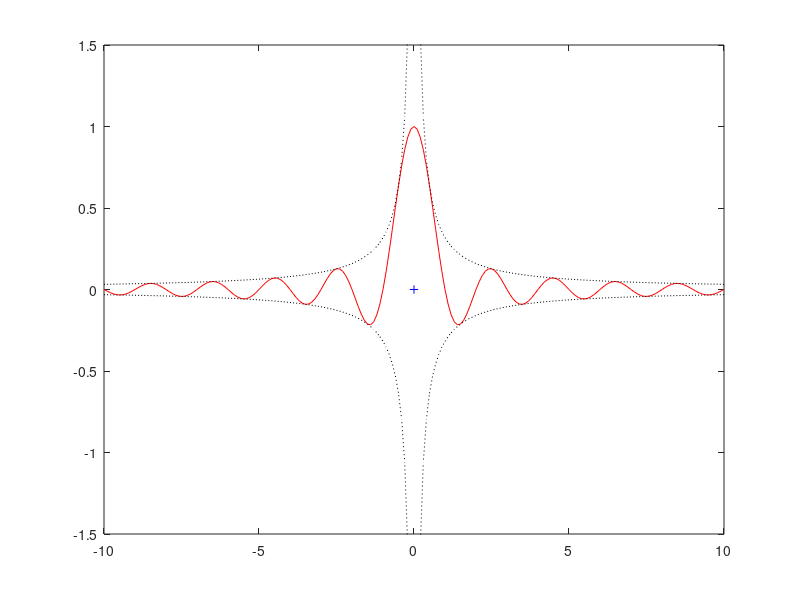

MATLAB code for this plot: (Note: this script raises an error after producing the figure.)
format longG

(4*7-8)/(3^4-1)
exp(sin(3.2))
(5+log(37/(2.9*1.7)))/9

A=[3 5 1; 2 0 1; -1 1 0];
b=[-2 1 -4]';
c=inv(A)*b

-3:0.1:5
10.^[-3:5]

[1:100]*[100:-1:1]'

figure
x=-10:0.1:10;
plot (x,sinc(x),'r-')
hold on
plot (x,1/pi*x.^-1,'k:')
plot (x,-1/pi*x.^-1,'k:')
axis ([-10 10 -1.5 1.5])
plot (0,0,'b+')

euclidean_distance([1 1], [1 2])
euclidean_distance([1 1], [2 2])

figure
subplot(2,2,1);


kabel_salat = imread('kabel_salat.png');
imshow(kabel_salat,[])

size(kabel_salat)

max(max(kabel_salat))

min(min(kabel_salat))

sum(sum(kabel_salat))/(518*640)

f=fspecial('gaussian', 11, 4);
I=imfilter(double(kabel_salat), f);

subplot(2,2,2)
imshow(I,[])

J=deconvwnr(I,f,0.01);
subplot(2,2,3)
imshow(J,[])

II=fadeout(I,50);
J=deconvwnr(II,f,0.01);
subplot(2,2,4)
imshow(J,[])

function [s] = euclidean_distance (u,v)
%calculate the euclidean distance of two vectors
s = sqrt(sum((u-v).^2));
end